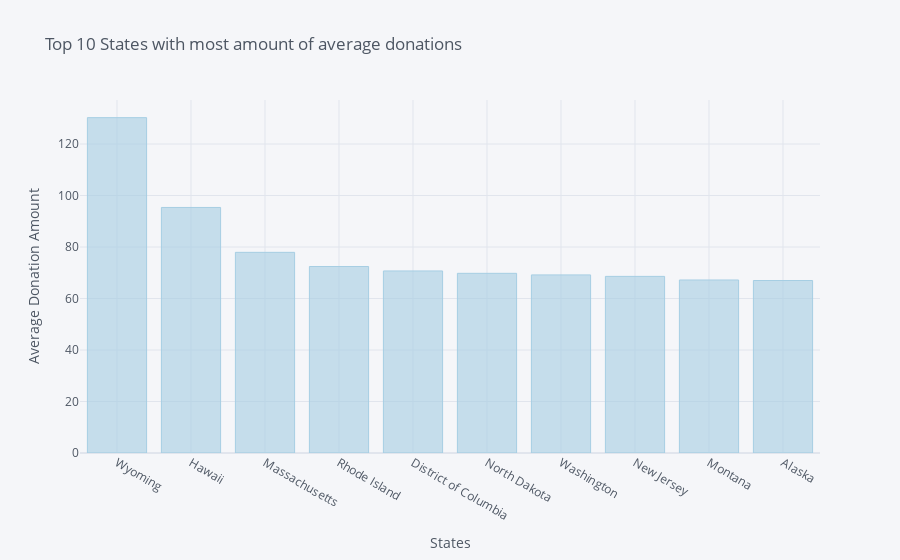

Notebook code for this chart:
### Code cell
s1.iplot(kind='bar', xTitle='States', yTitle='Average Donation Amount',
         title='Top 10 States with most amount of average donations', colorscale='paired')

### Figure 1 — Plotly figure (JSON) as saved in the notebook; plotly's stock layout.template omitted (floating-point values rounded to 4 significant figures)
{"data": [{"marker": {"color": "rgba(166, 206, 227, 0.6)", "line": {"color": "rgba(166, 206, 227, 1.0)", "width": 1}}, "name": "Donation Amount", "orientation": "v", "text": "", "type": "bar", "x": ["Wyoming", "Hawaii", "Massachusetts", "Rhode Island", "District of Columbia", "North Dakota", "Washington", "New Jersey", "Montana", "Alaska"], "y": [130.2, 95.36, 77.93, 72.43, 70.69, 69.78, 69.16, 68.59, 67.19, 66.99]}], "layout": {"autosize": true, "legend": {"bgcolor": "#F5F6F9", "font": {"color": "#4D5663"}}, "paper_bgcolor": "#F5F6F9", "plot_bgcolor": "#F5F6F9", "title": {"font": {"color": "#4D5663"}, "text": "Top 10 States with most amount of average donations"}, "xaxis": {"autorange": true, "gridcolor": "#E1E5ED", "range": [-0.5, 9.5], "showgrid": true, "tickfont": {"color": "#4D5663"}, "title": {"font": {"color": "#4D5663"}, "text": "States"}, "type": "category", "zerolinecolor": "#E1E5ED"}, "yaxis": {"autorange": true, "gridcolor": "#E1E5ED", "range": [0, 137.1], "showgrid": true, "tickfont": {"color": "#4D5663"}, "title": {"font": {"color": "#4D5663"}, "text": "Average Donation Amount"}, "type": "linear", "zerolinecolor": "#E1E5ED"}}}
